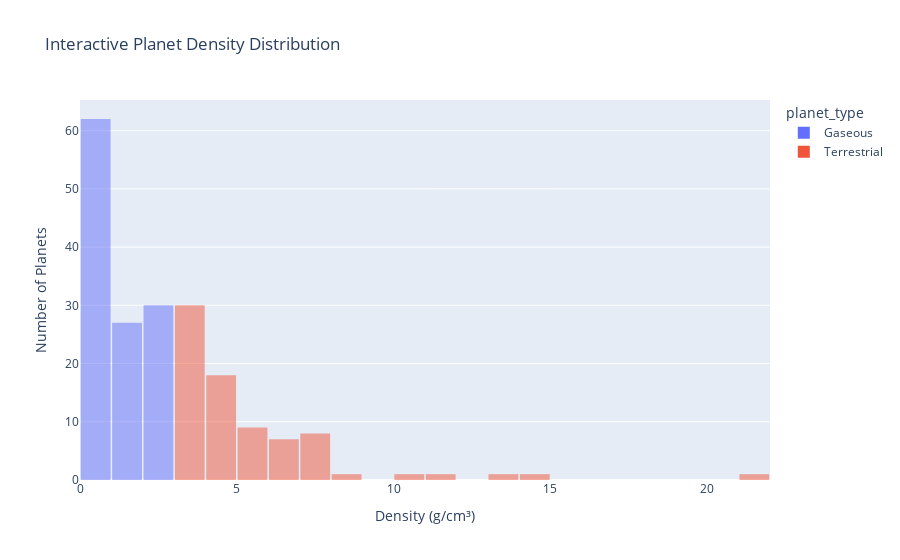

This figure's notebook cell:
### Code cell
#Interactive Density Distribution Plot
#OpenAI. (2025). ChatGPT (Sept 20 version) [Large language model].
#Retrieved from https://chat.openai.com/
import plotly.express as px


fig = px.histogram(
    df_cleaned,
    x="density_g_cm3",       # numeric column on x-axis
    color="planet_type",     # hue by category
    nbins=30,
    barmode="overlay",
    title="Interactive Planet Density Distribution"
)
fig.update_layout(
    xaxis_title="Density (g/cm³)",
    yaxis_title="Number of Planets",
    bargap=0.05
)
fig.show()

### Figure 1 — Plotly figure (JSON) as saved in the notebook; plotly's stock layout.template omitted (floating-point values rounded to 4 significant figures)
{"data": [{"bingroup": "x", "hovertemplate": "planet_type=Gaseous<br>density_g_cm3=%{x}<br>count=%{y}<extra></extra>", "legendgroup": "Gaseous", "marker": {"color": "#636efa", "opacity": 0.5, "pattern": {"shape": ""}}, "name": "Gaseous", "nbinsx": 30, "orientation": "v", "showlegend": true, "type": "histogram", "x": [1.762, 1.636, 0.9176, 2.271, 0.4842, 0.7923, 0.109, 0.9585, 0.3448, 2.124, 0.7025, 2.912, 1.838, 2.279, 0.4781, 1.39, 1.352, 0.5746, 0.3431, 2.953, 2.875, 2.888, 0.4658, 2.924, 2.589, 2.225, 0.9657, 0.5621, 0.3809, 0.4346, 1.951, 1.895, 0.6977, 1.179, 0.9203, 1.095, 1.472, 2.099, 2.701, 2.447, 0.8935, 2.945, 0.5898, 2.147, 0.7398, 1.897, 2.356, 0.7598, 0.1946, 1.746, 2.586, 1.74, 2.981, 0.6439, 1.169, 1.174, 2.352, 0.7427, 1.146, 0.7563, 0.5399, 0.8592, 0.8351, 1.367, 1.4, 2.586, 0.6011, 2.434, 0.7662, 0.3637, 0.8084, 0.933, 0.5235, 0.2698, 0.566, 0.2105, 2.283, 1.819, 2.325, 0.7983, 0.8937, 0.8454, 0.2722, 0.607, 0.6759, 2.202, 0.537, 0.8911, 2.174, 1.009, 2.226, 1.699, 2.054, 0.6865, 1.86, 0.7259, 1.678, 0.7874, 0.8155, 1.599, 0.6662, 1.206, 1.715, 0.6256, 0.8268, 2.286, 0.623, 2.55, 0.3344, 0.537, 0.5168, 2.751, 0.3501, 0.7281, 0.5068, 0.05512, 0.1803, 1.115, 0.3408], "xaxis": "x", "yaxis": "y"}, {"bingroup": "x", "hovertemplate": "planet_type=Terrestrial<br>density_g_cm3=%{x}<br>count=%{y}<extra></extra>", "legendgroup": "Terrestrial", "marker": {"color": "#EF553B", "opacity": 0.5, "pattern": {"shape": ""}}, "name": "Terrestrial", "nbinsx": 30, "orientation": "v", "showlegend": true, "type": "histogram", "x": [6.506, 5.987, 10.22, 7.131, 3.549, 7.825, 3.509, 7.143, 5.075, 6.968, 21.36, 5.734, 7.188, 7.252, 6.188, 4.729, 3.827, 3.917, 6.097, 3.975, 3.553, 3.089, 5.665, 4.304, 3.318, 4.565, 3.875, 7.425, 3.14, 3.732, 11.02, 3.81, 3.132, 3.916, 3.45, 3.683, 3.363, 4.83, 4.273, 4.991, 5.513, 7.563, 3.121, 4.325, 3.591, 4.607, 4.697, 3.04, 4.515, 5.244, 3.247, 3.897, 4.043, 4.045, 4.204, 4.816, 4.299, 5.591, 3.195, 6.095, 7.504, 3.327, 6.262, 3.238, 4.986, 4.025, 14.18, 4.939, 3.745, 8.828, 13.57, 3.99, 5.414, 3.483, 3.545, 5.048, 3.057, 6.656], "xaxis": "x", "yaxis": "y"}], "layout": {"bargap": 0.05, "barmode": "overlay", "legend": {"title": {"text": "planet_type"}, "tracegroupgap": 0}, "title": {"text": "Interactive Planet Density Distribution"}, "xaxis": {"anchor": "y", "domain": [0, 1], "title": {"text": "Density (g/cm³)"}}, "yaxis": {"anchor": "x", "domain": [0, 1], "title": {"text": "Number of Planets"}}}}
